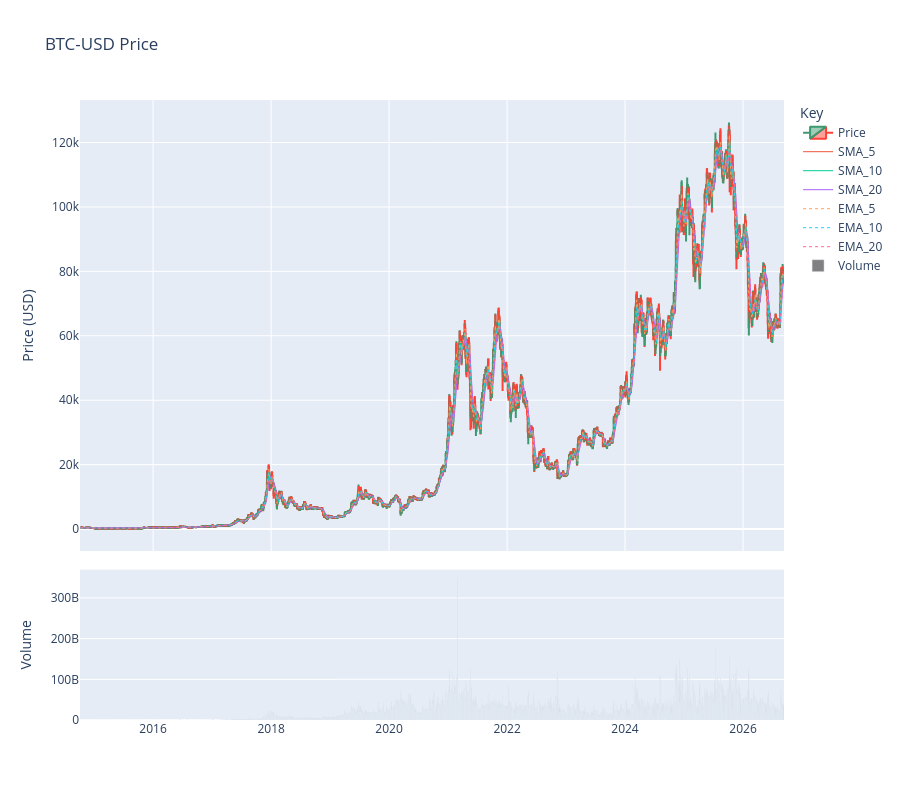

The code cell stored with this chart in its notebook:
### Code cell
from plotly.subplots import make_subplots
from typing import List

import plotly.graph_objects as go


def plot_candlestick(data: pd.DataFrame, ma_prefixes: List[str] = ["SMA_", "EMA_"], title: str = "BTC-USD Price") -> go.Figure:
    """
    Plot an OHLC candlestick chart with moving averages and volume bars.

    Args:
        data: DataFrame with Open, High, Low, Close, Volume columns and SMA_/EMA_ columns.
        ma_prefixes: Column name prefixes identifying moving average columns to overlay.
        title: Chart title.

    Returns:
        Plotly Figure (legend acts as the key).

    Example:
        fig = plot_candlestick(data_20.drop(columns=["Direction_20"]))
        fig.show()
    """
    fig = make_subplots(rows=2, cols=1, shared_xaxes=True, vertical_spacing=0.03, row_heights=[0.75, 0.25])
    fig.add_trace(go.Candlestick(x=data.index, open=data["Open"], high=data["High"], low=data["Low"], close=data["Close"], name="Price"), row=1, col=1)
    for col in [c for c in data.columns if c.startswith(tuple(ma_prefixes))]:
        fig.add_trace(go.Scatter(x=data.index, y=data[col], mode="lines", name=col, line=dict(width=1, dash="dot" if col.startswith("EMA") else "solid")), row=1, col=1)
    fig.add_trace(go.Bar(x=data.index, y=data["Volume"], name="Volume", marker_color="grey"), row=2, col=1)
    fig.update_layout(title=title, height=800, xaxis_rangeslider_visible=False, legend_title_text="Key", hovermode="x unified")
    fig.update_yaxes(title_text="Price (USD)", row=1, col=1)
    fig.update_yaxes(title_text="Volume", row=2, col=1)
    return fig


# Use the Date column from nd_data as the x-axis (data_20 had Date dropped; indices align with nd_data)
plot_data = data_20.drop(columns=["Direction_20"]).copy()
plot_data.index = pd.to_datetime(nd_data.loc[plot_data.index, "Date"])
plot_candlestick(plot_data).show()

### Figure 1 — Plotly figure (JSON) as saved in the notebook; plotly's stock layout.template omitted (floating-point values rounded to 4 significant figures; data arrays with more than 128 entries replaced by an {"elided": "..."} marker saying what was removed)
{"data": [{"close": {"elided": "4359 float values"}, "high": {"elided": "4359 float values"}, "low": {"elided": "4359 float values"}, "name": "Price", "open": {"elided": "4359 float values"}, "type": "candlestick", "x": {"elided": "4359 str values"}, "xaxis": "x", "yaxis": "y"}, {"line": {"dash": "solid", "width": 1}, "mode": "lines", "name": "SMA_5", "type": "scatter", "x": {"elided": "4359 str values"}, "xaxis": "x", "y": {"elided": "4359 float values"}, "yaxis": "y"}, {"line": {"dash": "solid", "width": 1}, "mode": "lines", "name": "SMA_10", "type": "scatter", "x": {"elided": "4359 str values"}, "xaxis": "x", "y": {"elided": "4359 float values"}, "yaxis": "y"}, {"line": {"dash": "solid", "width": 1}, "mode": "lines", "name": "SMA_20", "type": "scatter", "x": {"elided": "4359 str values"}, "xaxis": "x", "y": {"elided": "4359 float values"}, "yaxis": "y"}, {"line": {"dash": "dot", "width": 1}, "mode": "lines", "name": "EMA_5", "type": "scatter", "x": {"elided": "4359 str values"}, "xaxis": "x", "y": {"elided": "4359 float values"}, "yaxis": "y"}, {"line": {"dash": "dot", "width": 1}, "mode": "lines", "name": "EMA_10", "type": "scatter", "x": {"elided": "4359 str values"}, "xaxis": "x", "y": {"elided": "4359 float values"}, "yaxis": "y"}, {"line": {"dash": "dot", "width": 1}, "mode": "lines", "name": "EMA_20", "type": "scatter", "x": {"elided": "4359 str values"}, "xaxis": "x", "y": {"elided": "4359 float values"}, "yaxis": "y"}, {"marker": {"color": "grey"}, "name": "Volume", "type": "bar", "x": {"elided": "4359 str values"}, "xaxis": "x2", "y": {"elided": "4359 int values"}, "yaxis": "y2"}], "layout": {"height": 800, "hovermode": "x unified", "legend": {"title": {"text": "Key"}}, "title": {"text": "BTC-USD Price"}, "xaxis": {"anchor": "y", "domain": [0, 1], "matches": "x2", "rangeslider": {"visible": false}, "showticklabels": false}, "xaxis2": {"anchor": "y2", "domain": [0, 1]}, "yaxis": {"anchor": "x", "domain": [0.2725, 1], "title": {"text": "Price (USD)"}}, "yaxis2": {"anchor": "x2", "domain": [0, 0.2425], "title": {"text": "Volume"}}}}
